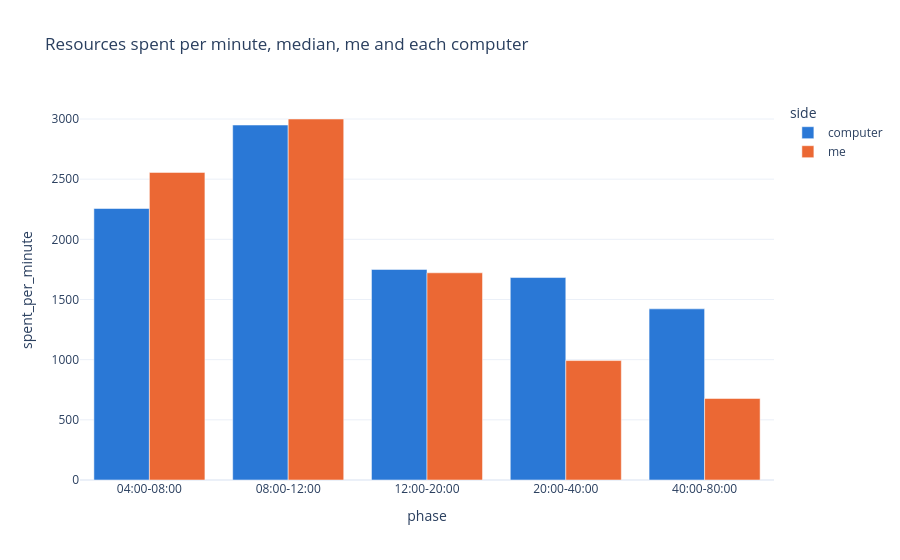

This figure's notebook cell:
### Markdown cell above
### How much the computers cheat

Measured, not assumed, per phase of the games that lasted until the end of the phase, each
player apart:

- **spent per minute**: the minerals and vespene of everything the player has alive or lost
  (army, economy, technology), from the start to the end of the phase, per minute. It counts the
  resources the computers get without mining them.
- **collection rate per worker**: the income the game reports, divided by the active workers.

The multiplier is the median of a computer divided by the median of the main player, both
computers together are twice that. The resources a computer keeps unspent are not counted.

### Code cell
SPENT = [f"{resource}_{kind}_{category}" for resource in ["minerals", "vespene"] for kind in ["used_current", "lost"]
         for category in ["army", "economy", "technology"]]
PHASES = [(4, 8), (8, 12), (12, 20), (20, 40), (40, 80)]
bounds = sorted({minute for phase in PHASES for minute in phase})
samples = (
    s2.scan(IPC_DIR, "stats")
    .filter(pl.col("ext_fs_id").is_in(game_ids))
    .with_columns(s2.game_seconds())
    .with_columns((pl.col("game_seconds") // 60).cast(pl.Int32).alias("minute"))
    .filter(pl.col("minute").is_in(bounds))
    .join(participants.select("ext_fs_id", "me"), on="ext_fs_id")
    .with_columns(pl.when(pl.col("player_id") == pl.col("me")).then(pl.lit("me")).otherwise(pl.lit("computer")).alias("side"),
                  pl.sum_horizontal(SPENT).alias("spent"),
                  (pl.col("minerals_collection_rate") + pl.col("vespene_collection_rate")).alias("rate"))
    .group_by("ext_fs_id", "player_id", "side", "minute")
    .agg(pl.col("spent", "rate", "workers_active_count").sort_by("game_seconds").first())
    .collect()
)
phases = pl.concat([
    samples.filter(pl.col("minute") == start).join(
        samples.filter(pl.col("minute") == end), on=["ext_fs_id", "player_id", "side"], suffix="_end"
    ).select(
        pl.lit(f"{start:02}:00-{end:02}:00").alias("phase"), "side",
        ((pl.col("spent_end") - pl.col("spent")) / (end - start)).alias("spent_per_minute"),
        (((pl.col("rate") + pl.col("rate_end")) / 2) / ((pl.col("workers_active_count") + pl.col("workers_active_count_end")) / 2).clip(lower_bound=1))
        .alias("rate_per_worker"),
        ((pl.col("workers_active_count") + pl.col("workers_active_count_end")) / 2).alias("workers"),
    )
    for start, end in PHASES
])
cheat = (
    phases.lazy()
    .group_by("phase", "side")
    .agg(pl.len().alias("players"), pl.col("spent_per_minute", "rate_per_worker", "workers").median())
    .collect()
    .pivot(on="side", index="phase", values=["players", "spent_per_minute", "rate_per_worker", "workers"])
    .with_columns(
        (pl.col("spent_per_minute_computer") / pl.col("spent_per_minute_me")).round(2).alias("spent_multiplier"),
        (pl.col("rate_per_worker_computer") / pl.col("rate_per_worker_me")).round(2).alias("rate_per_worker_multiplier"),
    )
    .sort("phase")
)
fig = px.bar(phases.group_by("phase", "side").agg(pl.col("spent_per_minute").median()).sort("phase"), x="phase",
             y="spent_per_minute", color="side", barmode="group", template=TEMPLATE, color_discrete_sequence=SERIES_COLORS,
             title="Resources spent per minute, median, me and each computer")
fig.show()
cheat.with_columns(pl.col(pl.Float64).round(1))

### Figure 1 — Plotly figure (JSON) as saved in the notebook; plotly's stock layout.template omitted (floating-point values rounded to 4 significant figures)
{"data": [{"alignmentgroup": "True", "hovertemplate": "side=computer<br>phase=%{x}<br>spent_per_minute=%{y}<extra></extra>", "legendgroup": "computer", "marker": {"color": "#2a78d6", "pattern": {"shape": ""}}, "name": "computer", "offsetgroup": "computer", "orientation": "v", "showlegend": true, "textposition": "auto", "type": "bar", "x": ["04:00-08:00", "08:00-12:00", "12:00-20:00", "20:00-40:00", "40:00-80:00"], "xaxis": "x", "y": [2256.0, 2950.0, 1750.0, 1682.0, 1422.0], "yaxis": "y"}, {"alignmentgroup": "True", "hovertemplate": "side=me<br>phase=%{x}<br>spent_per_minute=%{y}<extra></extra>", "legendgroup": "me", "marker": {"color": "#eb6834", "pattern": {"shape": ""}}, "name": "me", "offsetgroup": "me", "orientation": "v", "showlegend": true, "textposition": "auto", "type": "bar", "x": ["04:00-08:00", "08:00-12:00", "12:00-20:00", "20:00-40:00", "40:00-80:00"], "xaxis": "x", "y": [2556.0, 3000.0, 1722.0, 992.5, 677.5], "yaxis": "y"}], "layout": {"barmode": "group", "legend": {"title": {"text": "side"}, "tracegroupgap": 0}, "title": {"text": "Resources spent per minute, median, me and each computer"}, "xaxis": {"anchor": "y", "domain": [0.0, 1.0], "title": {"text": "phase"}}, "yaxis": {"anchor": "x", "domain": [0.0, 1.0], "title": {"text": "spent_per_minute"}}}}
